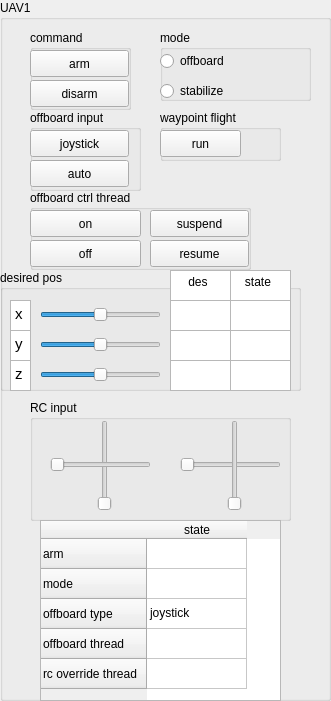
  <widget class="QGroupBox" name="groupBox_4">
   <property name="geometry">
    <rect>
     <x>20</x>
     <y>10</y>
     <width>331</width>
     <height>701</height>
    </rect>
   </property>
   <property name="title">
    <string>UAV1</string>
   </property>
   <widget class="QGroupBox" name="groupBox_7">
    <property name="geometry">
     <rect>
      <x>0</x>
      <y>270</y>
      <width>301</width>
      <height>121</height>
     </rect>
    </property>
    <property name="title">
     <string>desired pos</string>
    </property>
    <widget class="QSlider" name="horizontalSlider_des_x_1">
     <property name="geometry">
      <rect>
       <x>40</x>
       <y>30</y>
       <width>121</width>
       <height>29</height>
      </rect>
     </property>
     <property name="minimum">
      <number>-20</number>
     </property>
     <property name="maximum">
      <number>20</number>
     </property>
     <property name="value">
      <number>0</number>
     </property>
     <property name="sliderPosition">
      <number>0</number>
     </property>
     <property name="orientation">
      <enum>Qt::Horizontal</enum>
     </property>
    </widget>
    <widget class="QSlider" name="horizontalSlider_des_y_1">
     <property name="geometry">
      <rect>
       <x>40</x>
       <y>60</y>
       <width>121</width>
       <height>29</height>
      </rect>
     </property>
     <property name="minimum">
      <number>-20</number>
     </property>
     <property name="maximum">
      <number>20</number>
     </property>
     <property name="value">
      <number>0</number>
     </property>
     <property name="orientation">
      <enum>Qt::Horizontal</enum>
     </property>
    </widget>
    <widget class="QSlider" name="horizontalSlider_des_z_1">
     <property name="geometry">
      <rect>
       <x>40</x>
       <y>90</y>
       <width>121</width>
       <height>29</height>
      </rect>
     </property>
     <property name="minimum">
      <number>-20</number>
     </property>
     <property name="maximum">
      <number>20</number>
     </property>
     <property name="value">
      <number>0</number>
     </property>
     <property name="orientation">
      <enum>Qt::Horizontal</enum>
     </property>
    </widget>
    <widget class="QTextEdit" name="textEdit">
     <property name="geometry">
      <rect>
       <x>10</x>
       <y>30</y>
       <width>21</width>
       <height>31</height>
      </rect>
     </property>
     <property name="html">
      <string>&lt;!DOCTYPE HTML PUBLIC &quot;-//W3C//DTD HTML 4.0//EN&quot; &quot;http://www.w3.org/TR/REC-html40/strict.dtd&quot;&gt;
&lt;html&gt;&lt;head&gt;&lt;meta name=&quot;qrichtext&quot; content=&quot;1&quot; /&gt;&lt;style type=&quot;text/css&quot;&gt;
p, li { white-space: pre-wrap; }
&lt;/style&gt;&lt;/head&gt;&lt;body style=&quot; font-family:'Ubuntu'; font-size:11pt; font-weight:400; font-style:normal;&quot;&gt;
&lt;p style=&quot; margin-top:0px; margin-bottom:0px; margin-left:0px; margin-right:0px; -qt-block-indent:0; text-indent:0px;&quot;&gt;x&lt;/p&gt;&lt;/body&gt;&lt;/html&gt;</string>
     </property>
    </widget>
    <widget class="QTextEdit" name="textEdit_2">
     <property name="geometry">
      <rect>
       <x>10</x>
       <y>60</y>
       <width>21</width>
       <height>31</height>
      </rect>
     </property>
     <property name="html">
      <string>&lt;!DOCTYPE HTML PUBLIC &quot;-//W3C//DTD HTML 4.0//EN&quot; &quot;http://www.w3.org/TR/REC-html40/strict.dtd&quot;&gt;
&lt;html&gt;&lt;head&gt;&lt;meta name=&quot;qrichtext&quot; content=&quot;1&quot; /&gt;&lt;style type=&quot;text/css&quot;&gt;
p, li { white-space: pre-wrap; }
&lt;/style&gt;&lt;/head&gt;&lt;body style=&quot; font-family:'Ubuntu'; font-size:11pt; font-weight:400; font-style:normal;&quot;&gt;
&lt;p style=&quot; margin-top:0px; margin-bottom:0px; margin-left:0px; margin-right:0px; -qt-block-indent:0; text-indent:0px;&quot;&gt;y&lt;/p&gt;&lt;/body&gt;&lt;/html&gt;</string>
     </property>
    </widget>
    <widget class="QTextEdit" name="textEdit_3">
     <property name="geometry">
      <rect>
       <x>10</x>
       <y>90</y>
       <width>21</width>
       <height>31</height>
      </rect>
     </property>
     <property name="html">
      <string>&lt;!DOCTYPE HTML PUBLIC &quot;-//W3C//DTD HTML 4.0//EN&quot; &quot;http://www.w3.org/TR/REC-html40/strict.dtd&quot;&gt;
&lt;html&gt;&lt;head&gt;&lt;meta name=&quot;qrichtext&quot; content=&quot;1&quot; /&gt;&lt;style type=&quot;text/css&quot;&gt;
p, li { white-space: pre-wrap; }
&lt;/style&gt;&lt;/head&gt;&lt;body style=&quot; font-family:'Ubuntu'; font-size:11pt; font-weight:400; font-style:normal;&quot;&gt;
&lt;p style=&quot; margin-top:0px; margin-bottom:0px; margin-left:0px; margin-right:0px; -qt-block-indent:0; text-indent:0px;&quot;&gt;z&lt;/p&gt;&lt;/body&gt;&lt;/html&gt;</string>
     </property>
    </widget>
    <widget class="QPlainTextEdit" name="plainTextEdit_des_z_1">
     <property name="geometry">
      <rect>
       <x>170</x>
       <y>90</y>
       <width>61</width>
       <height>31</height>
      </rect>
     </property>
     <property name="plainText">
      <string/>
     </property>
    </widget>
    <widget class="QPlainTextEdit" name="plainTextEdit_des_x_1">
     <property name="geometry">
      <rect>
       <x>170</x>
       <y>30</y>
       <width>61</width>
       <height>31</height>
      </rect>
     </property>
     <property name="verticalScrollBarPolicy">
      <enum>Qt::ScrollBarAsNeeded</enum>
     </property>
     <property name="horizontalScrollBarPolicy">
      <enum>Qt::ScrollBarAlwaysOff</enum>
     </property>
     <property name="plainText">
      <string/>
     </property>
    </widget>
    <widget class="QPlainTextEdit" name="plainTextEdit_des_y_1">
     <property name="geometry">
      <rect>
       <x>170</x>
       <y>60</y>
       <width>61</width>
       <height>31</height>
      </rect>
     </property>
     <property name="plainText">
      <string/>
     </property>
    </widget>
    <widget class="QPlainTextEdit" name="plainTextEdit_state_x_1">
     <property name="geometry">
      <rect>
       <x>230</x>
       <y>30</y>
       <width>61</width>
       <height>31</height>
      </rect>
     </property>
     <property name="verticalScrollBarPolicy">
      <enum>Qt::ScrollBarAsNeeded</enum>
     </property>
     <property name="horizontalScrollBarPolicy">
      <enum>Qt::ScrollBarAlwaysOff</enum>
     </property>
     <property name="plainText">
      <string/>
     </property>
    </widget>
    <widget class="QPlainTextEdit" name="plainTextEdit_state_y_1">
     <property name="geometry">
      <rect>
       <x>230</x>
       <y>60</y>
       <width>61</width>
       <height>31</height>
      </rect>
     </property>
     <property name="plainText">
      <string/>
     </property>
    </widget>
    <widget class="QPlainTextEdit" name="plainTextEdit_state_z_1">
     <property name="geometry">
      <rect>
       <x>230</x>
       <y>90</y>
       <width>61</width>
       <height>31</height>
      </rect>
     </property>
     <property name="plainText">
      <string/>
     </property>
    </widget>
    <widget class="QPlainTextEdit" name="plainTextEdit_des_x_6">
     <property name="geometry">
      <rect>
       <x>170</x>
       <y>0</y>
       <width>61</width>
       <height>31</height>
      </rect>
     </property>
     <property name="verticalScrollBarPolicy">
      <enum>Qt::ScrollBarAsNeeded</enum>
     </property>
     <property name="horizontalScrollBarPolicy">
      <enum>Qt::ScrollBarAlwaysOff</enum>
     </property>
     <property name="plainText">
      <string>    des</string>
     </property>
    </widget>
    <widget class="QPlainTextEdit" name="plainTextEdit_des_x_7">
     <property name="geometry">
      <rect>
       <x>230</x>
       <y>0</y>
       <width>61</width>
       <height>31</height>
      </rect>
     </property>
     <property name="verticalScrollBarPolicy">
      <enum>Qt::ScrollBarAsNeeded</enum>
     </property>
     <property name="horizontalScrollBarPolicy">
      <enum>Qt::ScrollBarAlwaysOff</enum>
     </property>
     <property name="plainText">
      <string>   state</string>
     </property>
    </widget>
   </widget>
   <widget class="QGroupBox" name="groupBox_2">
    <property name="geometry">
     <rect>
      <x>30</x>
      <y>400</y>
      <width>261</width>
      <height>121</height>
     </rect>
    </property>
    <property name="title">
     <string>RC input</string>
    </property>
    <widget class="QSlider" name="verticalSlider_pitch_1">
     <property name="geometry">
      <rect>
       <x>60</x>
       <y>20</y>
       <width>29</width>
       <height>91</height>
      </rect>
     </property>
     <property name="orientation">
      <enum>Qt::Vertical</enum>
     </property>
    </widget>
    <widget class="QSlider" name="horizontalSlider_roll_1">
     <property name="geometry">
      <rect>
       <x>150</x>
       <y>50</y>
       <width>101</width>
       <height>29</height>
      </rect>
     </property>
     <property name="orientation">
      <enum>Qt::Horizontal</enum>
     </property>
    </widget>
    <widget class="QSlider" name="verticalSlider_throttle_1">
     <property name="geometry">
      <rect>
       <x>190</x>
       <y>20</y>
       <width>29</width>
       <height>91</height>
      </rect>
     </property>
     <property name="orientation">
      <enum>Qt::Vertical</enum>
     </property>
    </widget>
    <widget class="QSlider" name="horizontalSlider_yaw_1">
     <property name="geometry">
      <rect>
       <x>20</x>
       <y>50</y>
       <width>101</width>
       <height>29</height>
      </rect>
     </property>
     <property name="orientation">
      <enum>Qt::Horizontal</enum>
     </property>
    </widget>
   </widget>
   <widget class="QGroupBox" name="groupBox_arm">
    <property name="geometry">
     <rect>
      <x>30</x>
      <y>30</y>
      <width>101</width>
      <height>80</height>
     </rect>
    </property>
    <property name="title">
     <string>command</string>
    </property>
    <widget class="QPushButton" name="pushButton_arm">
     <property name="geometry">
      <rect>
       <x>0</x>
       <y>20</y>
       <width>99</width>
       <height>27</height>
      </rect>
     </property>
     <property name="text">
      <string>arm</string>
     </property>
    </widget>
    <widget class="QPushButton" name="pushButton_disarm">
     <property name="geometry">
      <rect>
       <x>0</x>
       <y>50</y>
       <width>99</width>
       <height>27</height>
      </rect>
     </property>
     <property name="text">
      <string>disarm</string>
     </property>
    </widget>
   </widget>
   <widget class="QGroupBox" name="groupBox_3">
    <property name="geometry">
     <rect>
      <x>30</x>
      <y>190</y>
      <width>221</width>
      <height>80</height>
     </rect>
    </property>
    <property name="title">
     <string>offboard ctrl thread</string>
    </property>
    <widget class="QPushButton" name="pushButton">
     <property name="geometry">
      <rect>
       <x>0</x>
       <y>20</y>
       <width>111</width>
       <height>27</height>
      </rect>
     </property>
     <property name="text">
      <string>on</string>
     </property>
    </widget>
    <widget class="QPushButton" name="pushButton_2">
     <property name="geometry">
      <rect>
       <x>0</x>
       <y>50</y>
       <width>111</width>
       <height>27</height>
      </rect>
     </property>
     <property name="text">
      <string>off</string>
     </property>
    </widget>
    <widget class="QPushButton" name="pushButton_3">
     <property name="geometry">
      <rect>
       <x>120</x>
       <y>20</y>
       <width>99</width>
       <height>27</height>
      </rect>
     </property>
     <property name="text">
      <string>suspend</string>
     </property>
    </widget>
    <widget class="QPushButton" name="pushButton_4">
     <property name="geometry">
      <rect>
       <x>120</x>
       <y>50</y>
       <width>99</width>
       <height>27</height>
      </rect>
     </property>
     <property name="text">
      <string>resume</string>
     </property>
    </widget>
   </widget>
   <widget class="QTableWidget" name="tableWidget">
    <property name="geometry">
     <rect>
      <x>40</x>
      <y>520</y>
      <width>241</width>
      <height>181</height>
     </rect>
    </property>
    <row>
     <property name="text">
      <string>arm</string>
     </property>
    </row>
    <row>
     <property name="text">
      <string>mode</string>
     </property>
    </row>
    <row>
     <property name="text">
      <string>offboard type</string>
     </property>
    </row>
    <row>
     <property name="text">
      <string>offboard thread</string>
     </property>
    </row>
    <row>
     <property name="text">
      <string>rc override thread</string>
     </property>
    </row>
    <column>
     <property name="text">
      <string>state</string>
     </property>
    </column>
    <item row="1" column="0">
     <property name="text">
      <string/>
     </property>
    </item>
    <item row="2" column="0">
     <property name="text">
      <string>joystick</string>
     </property>
    </item>
   </widget>
   <widget class="QGroupBox" name="groupBox_8">
    <property name="geometry">
     <rect>
      <x>160</x>
      <y>110</y>
      <width>121</width>
      <height>51</height>
     </rect>
    </property>
    <property name="title">
     <string>waypoint flight</string>
    </property>
    <widget class="QPushButton" name="pushButton_11">
     <property name="geometry">
      <rect>
       <x>0</x>
       <y>20</y>
       <width>81</width>
       <height>27</height>
      </rect>
     </property>
     <property name="text">
      <string>run</string>
     </property>
    </widget>
   </widget>
   <widget class="QGroupBox" name="groupBox_6">
    <property name="geometry">
     <rect>
      <x>30</x>
      <y>110</y>
      <width>111</width>
      <height>81</height>
     </rect>
    </property>
    <property name="title">
     <string>offboard input</string>
    </property>
    <widget class="QPushButton" name="pushButton_9">
     <property name="geometry">
      <rect>
       <x>0</x>
       <y>20</y>
       <width>99</width>
       <height>27</height>
      </rect>
     </property>
     <property name="text">
      <string>joystick</string>
     </property>
    </widget>
    <widget class="QPushButton" name="pushButton_10">
     <property name="geometry">
      <rect>
       <x>0</x>
       <y>50</y>
       <width>99</width>
       <height>27</height>
      </rect>
     </property>
     <property name="text">
      <string>auto</string>
     </property>
    </widget>
   </widget>
   <widget class="QGroupBox" name="groupBox">
    <property name="geometry">
     <rect>
      <x>160</x>
      <y>30</y>
      <width>151</width>
      <height>71</height>
     </rect>
    </property>
    <property name="title">
     <string>mode</string>
    </property>
    <widget class="QRadioButton" name="radioButton_offboard">
     <property name="geometry">
      <rect>
       <x>0</x>
       <y>20</y>
       <width>117</width>
       <height>22</height>
      </rect>
     </property>
     <property name="text">
      <string>offboard</string>
     </property>
    </widget>
    <widget class="QRadioButton" name="radioButton_stabilize">
     <property name="geometry">
      <rect>
       <x>0</x>
       <y>50</y>
       <width>117</width>
       <height>22</height>
      </rect>
     </property>
     <property name="text">
      <string>stabilize</string>
     </property>
    </widget>
   </widget>
  </widget>
